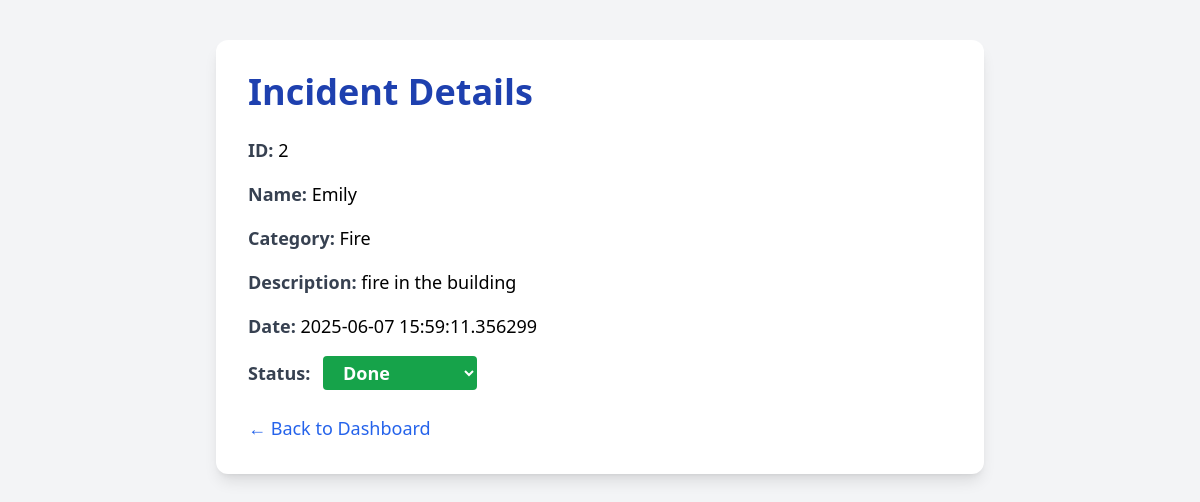
The page /incident/2 on the database its author committed.
### tables this page shows
CREATE TABLE incidents (
    id INTEGER PRIMARY KEY AUTOINCREMENT,
    name TEXT NOT NULL,
    phone TEXT NOT NULL,
    category TEXT NOT NULL,
    severity TEXT NOT NULL,
    description TEXT,
    location TEXT,
    photo_path TEXT,
    latitude REAL,
    longitude REAL,
    created_at TIMESTAMP DEFAULT CURRENT_TIMESTAMP
, status TEXT DEFAULT 'Open');

### app.py (the view)
@app.route("/incident/<int:id>")
def view_incident(id):
    db = get_db()
    incident = db.execute("SELECT * FROM incidents WHERE id = ?", (id,)).fetchone()
    return render_template("incident_detail.html", incident=incident)

### app.py (called while the page is built)
def get_db():
    if 'db' not in g:
        g.db = sqlite3.connect(INCIDENT_DB)
        g.db.row_factory = sqlite3.Row
    return g.db

### templates/incident_detail.html (shortened to what this page needs)
<!DOCTYPE html>
<html>
<head>
    <script src="https://cdn.tailwindcss.com"></script>
</head>
<body class="bg-gray-100 p-10">
    <div class="max-w-3xl mx-auto bg-white shadow-lg rounded-xl p-8">
        <h1 class="text-4xl font-bold mb-6 text-blue-800">Incident Details</h1>
        <div class="grid grid-cols-1 gap-4 text-lg">
            <div><span class="font-semibold text-gray-700">ID:</span> {{ incident.id }}</div>
            <div><span class="font-semibold text-gray-700">Name:</span> {{ incident.name }}</div>
            <div><span class="font-semibold text-gray-700">Category:</span> {{ incident.category }}</div>
            <div><span class="font-semibold text-gray-700">Description:</span> {{ incident.description }}</div>
            <div><span class="font-semibold text-gray-700">Date:</span> {{ incident.created_at }}</div>
            <div><span class="font-semibold text-gray-700">Status:</span>
<form action="{{ url_for('update_status', id=incident.id) }}" method="POST" class="inline">
    <select name="status" class="ml-2 px-4 py-1 rounded text-white font-semibold
        {% if incident.status == 'Done' %} bg-green-600
        {% elif incident.status == 'In Progress' %} bg-orange-500
        {% elif incident.status == 'Pending' %} bg-red-600
        {% else %} bg-gray-600 {% endif %}" onchange="this.form.submit()">
        <option value="Done" {% if incident.status == 'Done' %}selected{% endif %}>Done</option>
    </select>
</form>
        <div class="mt-6">
            <a href="{{ url_for('dashboard') }}" class="text-blue-600 hover:underline">← Back to Dashboard</a>
        </div>
    </div>
</body>
</html>

### rows shown on the page
incidents: id "2", name "Emily", category "Fire", description "fire in the building", created_at "2025-06-07 15:59:11.356299", status "Done"
